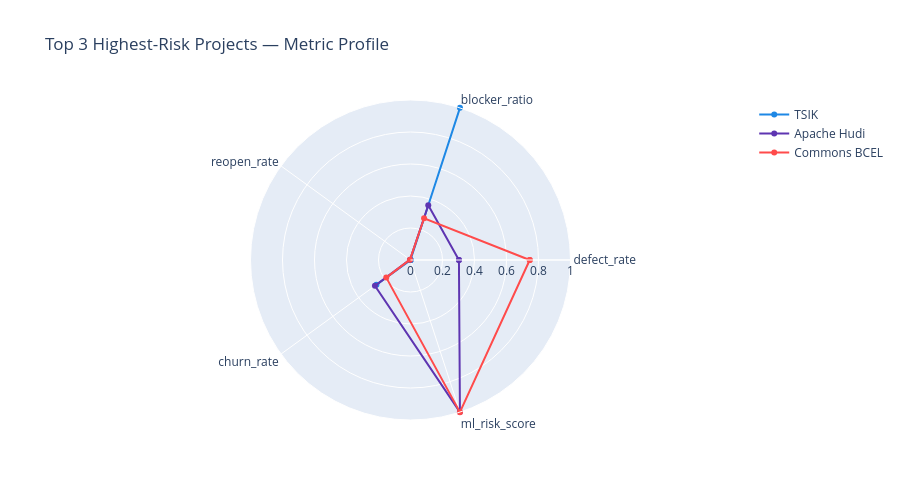
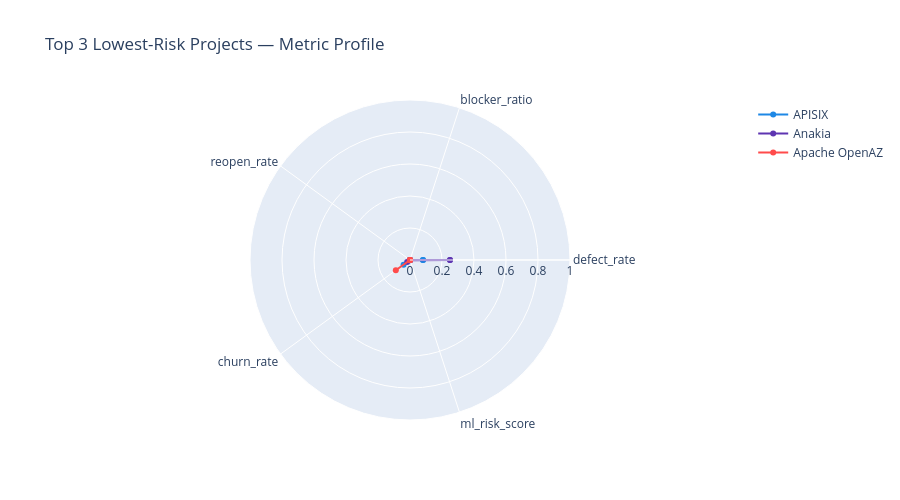

The code cell stored with these charts, in order, in its notebook:
### Markdown cell above
## 5. Project Comparison Radar

Compare the top-3 riskiest projects against the top-3 safest on normalised metrics.
This highlights *why* the risky projects rank low — which dimensions are worst.

### Code cell
# Metrics to compare — all risk-oriented (higher = worse) except completion_rate.
# We normalise each to [0, 1] using min-max so the radar axes are comparable.
compare_metrics = ['defect_rate', 'blocker_ratio', 'reopen_rate', 'churn_rate', 'ml_risk_score']

# Select the 3 most and 3 least risky projects by MCDA rank
top3_risky = df.nsmallest(3, 'mcda_score')
top3_safe  = df.nlargest(3, 'mcda_score')
sample     = pd.concat([top3_risky, top3_safe])

# Min-max normalisation uses the full portfolio range so the individual project
# values are relative to the entire dataset, not just these 6 projects.
normalised = []
for _, row in sample.iterrows():
    p = {'project_name': row['project_name']}
    for m in compare_metrics:
        col_min = df[m].min()
        col_max = df[m].max()
        # Avoid division by zero for zero-variance columns
        p[m] = float((row[m] - col_min) / (col_max - col_min)) if col_max > col_min else 0.0
    normalised.append(p)

# comparison_radar supports up to 4 projects; we show 3+3=6 so split into two charts
fig_risky = RiskCharts.comparison_radar(normalised[:3],  compare_metrics)
fig_safe  = RiskCharts.comparison_radar(normalised[3:],  compare_metrics)
fig_risky.update_layout(title='Top 3 Highest-Risk Projects — Metric Profile')
fig_safe.update_layout(title='Top 3 Lowest-Risk Projects — Metric Profile')

fig_risky.show()
fig_safe.show()

out_r = REPORTS_DIR / 'comparison_radar_risky.html'
out_s = REPORTS_DIR / 'comparison_radar_safe.html'
fig_risky.write_html(str(out_r))
fig_safe.write_html(str(out_s))
print(f'Saved → {out_r}')
print(f'Saved → {out_s}')

### Figure 1 — Plotly figure (JSON) as saved in the notebook; plotly's stock layout.template omitted (floating-point values rounded to 4 significant figures)
{"data": [{"line": {"color": "#1E88E5"}, "name": "TSIK", "r": [0, 1, 0, 0.2632, 0.0007933, 0], "theta": ["defect_rate", "blocker_ratio", "reopen_rate", "churn_rate", "ml_risk_score", "defect_rate"], "type": "scatterpolar"}, {"line": {"color": "#5E35B1"}, "name": "Apache Hudi", "r": [0.3027, 0.3596, 0.0036, 0.2748, 0.9997, 0.3027], "theta": ["defect_rate", "blocker_ratio", "reopen_rate", "churn_rate", "ml_risk_score", "defect_rate"], "type": "scatterpolar"}, {"line": {"color": "#FF4B4B"}, "name": "Commons BCEL", "r": [0.7451, 0.2745, 0.003676, 0.1872, 0.9998, 0.7451], "theta": ["defect_rate", "blocker_ratio", "reopen_rate", "churn_rate", "ml_risk_score", "defect_rate"], "type": "scatterpolar"}], "layout": {"height": 500, "polar": {"radialaxis": {"range": [0, 1], "visible": true}}, "title": {"text": "Top 3 Highest-Risk Projects — Metric Profile"}}}

### Figure 2 — Plotly figure (JSON) as saved in the notebook; plotly's stock layout.template omitted (floating-point values rounded to 4 significant figures)
{"data": [{"line": {"color": "#1E88E5"}, "name": "APISIX", "r": [0.0811, 0, 0, 0.04979, 4.66e-06, 0.0811], "theta": ["defect_rate", "blocker_ratio", "reopen_rate", "churn_rate", "ml_risk_score", "defect_rate"], "type": "scatterpolar"}, {"line": {"color": "#5E35B1"}, "name": "Anakia", "r": [0.25, 0, 0, 0.02193, 0.0011, 0.25], "theta": ["defect_rate", "blocker_ratio", "reopen_rate", "churn_rate", "ml_risk_score", "defect_rate"], "type": "scatterpolar"}, {"line": {"color": "#FF4B4B"}, "name": "Apache OpenAZ", "r": [0, 0, 0, 0.1096, 8.03e-06, 0], "theta": ["defect_rate", "blocker_ratio", "reopen_rate", "churn_rate", "ml_risk_score", "defect_rate"], "type": "scatterpolar"}], "layout": {"height": 500, "polar": {"radialaxis": {"range": [0, 1], "visible": true}}, "title": {"text": "Top 3 Lowest-Risk Projects — Metric Profile"}}}
